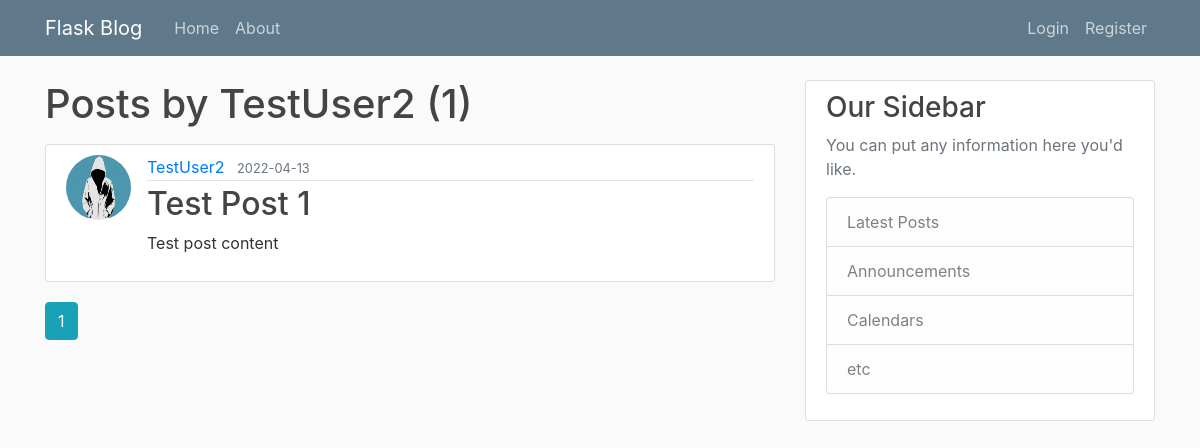
The page /user/TestUser2 on the database as committed earlier.
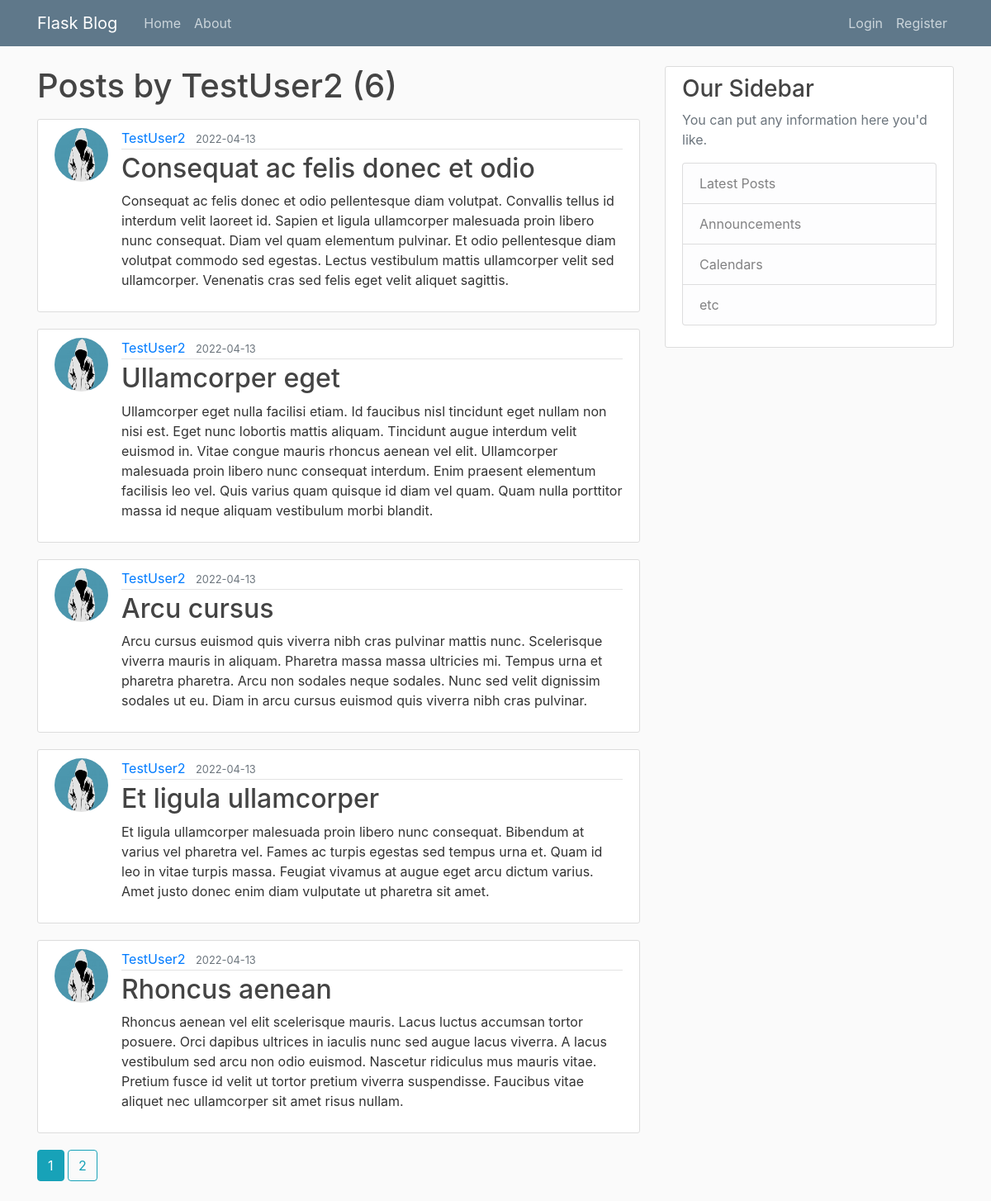
The same page on the database as committed later.
### flaskblog/models.py (models this page shows, shortened)
class User(db.Model, UserMixin):
    id = db.Column(db.Integer, primary_key=True)
    username = db.Column(db.String(20), unique=True, nullable=False)
    email = db.Column(db.String(120), unique=True, nullable=False)
    image_file = db.Column(db.String(20), nullable=False, default='default.jpg')
    password = db.Column(db.String(60), nullable=False)
    posts = db.relationship('Post', backref='author', lazy=True)

class Post(db.Model):
    id = db.Column(db.Integer, primary_key=True)
    title = db.Column(db.String(100), nullable=False)
    date_posted = db.Column(db.DateTime, nullable=False, default=datetime.utcnow)
    content = db.Column(db.Text, nullable=False)
    user_id = db.Column(db.Integer, db.ForeignKey('user.id'), nullable=False)

### flaskblog/routes.py (the view)
@app.route("/user/<string:username>")
def user_posts(username):
    page = request.args.get('page', 1, type=int)
    user = User.query.filter_by(username=username).first_or_404()
    posts = Post.query.filter_by(author=user).order_by(Post.date_posted.desc()).paginate(page=page, per_page=5)
    return render_template("user_posts.html", posts=posts, user=user)

### flaskblog/templates/user_posts.html
{% extends "layout.html" %}
{% block content %}
    <h1 class="mb-3">Posts by {{ user.username }} ({{ posts.total }})</h1>
    {% for post in posts.items %}
        <article class="media content-section">
          <img src="{{ url_for('static', filename='profile_pics/' + post.author.image_file) }}" alt="user profile image" class="rounded-circle article-img">
          <div class="media-body">
            <div class="article-metadata">
              <a class="mr-2" href="{{ url_for('user_posts', username=post.author.username) }}">{{ post.author.username }}</a>
              <small class="text-muted">{{ post.date_posted.strftime('%Y-%m-%d') }}</small>
            </div>
            <h2><a class="article-title" href="{{ url_for('post', post_id=post.id) }}">{{ post.title }}</a></h2>
            <p class="article-content">{{ post.content }}</p>
          </div>
        </article>
    {% endfor %}
    {% for page_num in posts.iter_pages(left_edge=1, right_edge=1, left_current=1, right_current=2) %}
        {% if page_num %}
          {% if posts.page == page_num %}
            <a href="{{ url_for('user_posts', username=user.username, page=page_num) }}" class="btn btn-info mb-4">{{ page_num }}</a>
          {% else %}
            <a href="{{ url_for('user_posts', username=user.username,   page=page_num) }}" class="btn btn-outline-info mb-4">{{ page_num }}</a>
          {% endif %}
        {% else %}
          ...
        {% endif %}
    {% endfor %}
{% endblock content %}

### flaskblog/templates/layout.html (shortened to what this page needs)
<!DOCTYPE html>
<html>
<head>
    <link rel="stylesheet" href="https://maxcdn.bootstrapcdn.com/bootstrap/4.0.0/css/bootstrap.min.css">
    <link rel="stylesheet" type="text/css" href="{{ url_for('static', filename='main.css') }}">
</head>
<body>
    <header class="site-header">
      <nav class="navbar navbar-expand-md navbar-dark bg-steel fixed-top">
        <div class="container">
          <a class="navbar-brand mr-4" href="/">Flask Blog</a>
          <div class="collapse navbar-collapse" id="navbarToggle">
            <div class="navbar-nav mr-auto">
              <a class="nav-item nav-link" href="{{ url_for('home') }}">Home</a>
              <a class="nav-item nav-link" href="{{ url_for('about') }}">About</a>
            </div>
            <div class="navbar-nav">
              {% if current_user.is_authenticated %}
                <a class="nav-item nav-link" href="{{ url_for('new_post') }}">New Post</a>
                <a class="nav-item nav-link" href="{{ url_for('account') }}">My Account</a>
                <a class="nav-item nav-link" href="{{ url_for('logout') }}">Logout</a>
              {% else %}
                <a class="nav-item nav-link" href="{{ url_for('login') }}">Login</a>
                <a class="nav-item nav-link" href="{{ url_for('register') }}">Register</a>
              {% endif %}
            </div>
          </div>
        </div>
      </nav>
    </header>
    <main role="main" class="container">
      <div class="row">
        <div class="col-md-8">
          {% block content %}{% endblock %}
        </div>
        <div class="col-md-4">
          <div class="content-section">
            <h3>Our Sidebar</h3>
            <p class='text-muted'>You can put any information here you'd like.
              <ul class="list-group">
                <li class="list-group-item list-group-item-light">Latest Posts</li>
                <li class="list-group-item list-group-item-light">Announcements</li>
                <li class="list-group-item list-group-item-light">Calendars</li>
                <li class="list-group-item list-group-item-light">etc</li>
              </ul>
            </p>
          </div>
        </div>
      </div>
    </main>
</body>
</html>

### flaskblog/static/main.css (style rules this page uses)
body { background: #fafafa; color: #333333; margin-top: 5rem; }
h1, h2, h3, h4, h5, h6 { color: #444444; }
.bg-steel { background-color: #5f788a; }
.site-header .navbar-nav .nav-link { color: #cbd5db; }
.content-section { background: #ffffff; padding: 10px 20px; border: 1px solid #dddddd; border-radius: 3px; margin-bottom: 20px; }
.article-title { color: #444444; }
.article-content { white-space: pre-line; }
.article-img { height: 65px; width: 65px; margin-right: 16px; }
.article-metadata { padding-bottom: 1px; margin-bottom: 4px; border-bottom: 1px solid #e3e3e3 }

Rows that differ between the two databases and show on the page:
no longer on this page (row unchanged): Post: image_file (placeholder picture), author.username "TestUser2", date_posted "2022-04-13", title "Test Post 1", content "Test post content"
added Post: image_file (placeholder picture), author.username "TestUser2", date_posted "2022-04-13", title "Consequat ac felis donec et odio", content "Consequat ac felis donec et odio pellentesque diam volutpat. Convallis tellus id interdum velit laoreet id. Sapien et ligula ullamcorper malesuada proin libero nunc consequat. Diam vel quam elementum pulvinar. Et odio pellentesque diam volutpat commodo sed egestas. Lectus vestibulum mattis ullamcorper velit sed ullamcorper. Venenatis cras sed felis eget velit aliquet sagittis."
added Post: image_file (placeholder picture), author.username "TestUser2", date_posted "2022-04-13", title "Ullamcorper eget", content "Ullamcorper eget nulla facilisi etiam. Id faucibus nisl tincidunt eget nullam non nisi est. Eget nunc lobortis mattis aliquam. Tincidunt augue interdum velit euismod in. Vitae congue mauris rhoncus aenean vel elit. Ullamcorper malesuada proin libero nunc consequat interdum. Enim praesent elementum facilisis leo vel. Quis varius quam quisque id diam vel quam. Quam nulla porttitor massa id neque aliquam vestibulum morbi blandit."
added Post: image_file (placeholder picture), author.username "TestUser2", date_posted "2022-04-13", title "Arcu cursus", content "Arcu cursus euismod quis viverra nibh cras pulvinar mattis nunc. Scelerisque viverra mauris in aliquam. Pharetra massa massa ultricies mi. Tempus urna et pharetra pharetra. Arcu non sodales neque sodales. Nunc sed velit dignissim sodales ut eu. Diam in arcu cursus euismod quis viverra nibh cras pulvinar."
added Post: image_file (placeholder picture), author.username "TestUser2", date_posted "2022-04-13", title "Et ligula ullamcorper", content "Et ligula ullamcorper malesuada proin libero nunc consequat. Bibendum at varius vel pharetra vel. Fames ac turpis egestas sed tempus urna et. Quam id leo in vitae turpis massa. Feugiat vivamus at augue eget arcu dictum varius. Amet justo donec enim diam vulputate ut pharetra sit amet."
added Post: image_file (placeholder picture), author.username "TestUser2", date_posted "2022-04-13", title "Rhoncus aenean", content "Rhoncus aenean vel elit scelerisque mauris. Lacus luctus accumsan tortor posuere. Orci dapibus ultrices in iaculis nunc sed augue lacus viverra. A lacus vestibulum sed arcu non odio euismod. Nascetur ridiculus mus mauris vitae. Pretium fusce id velit ut tortor pretium viverra suspendisse. Faucibus vitae aliquet nec ullamcorper sit amet risus nullam."
Other text that changed with them:
{{ posts.total }}: "1" → "6"
new list line: "2"
